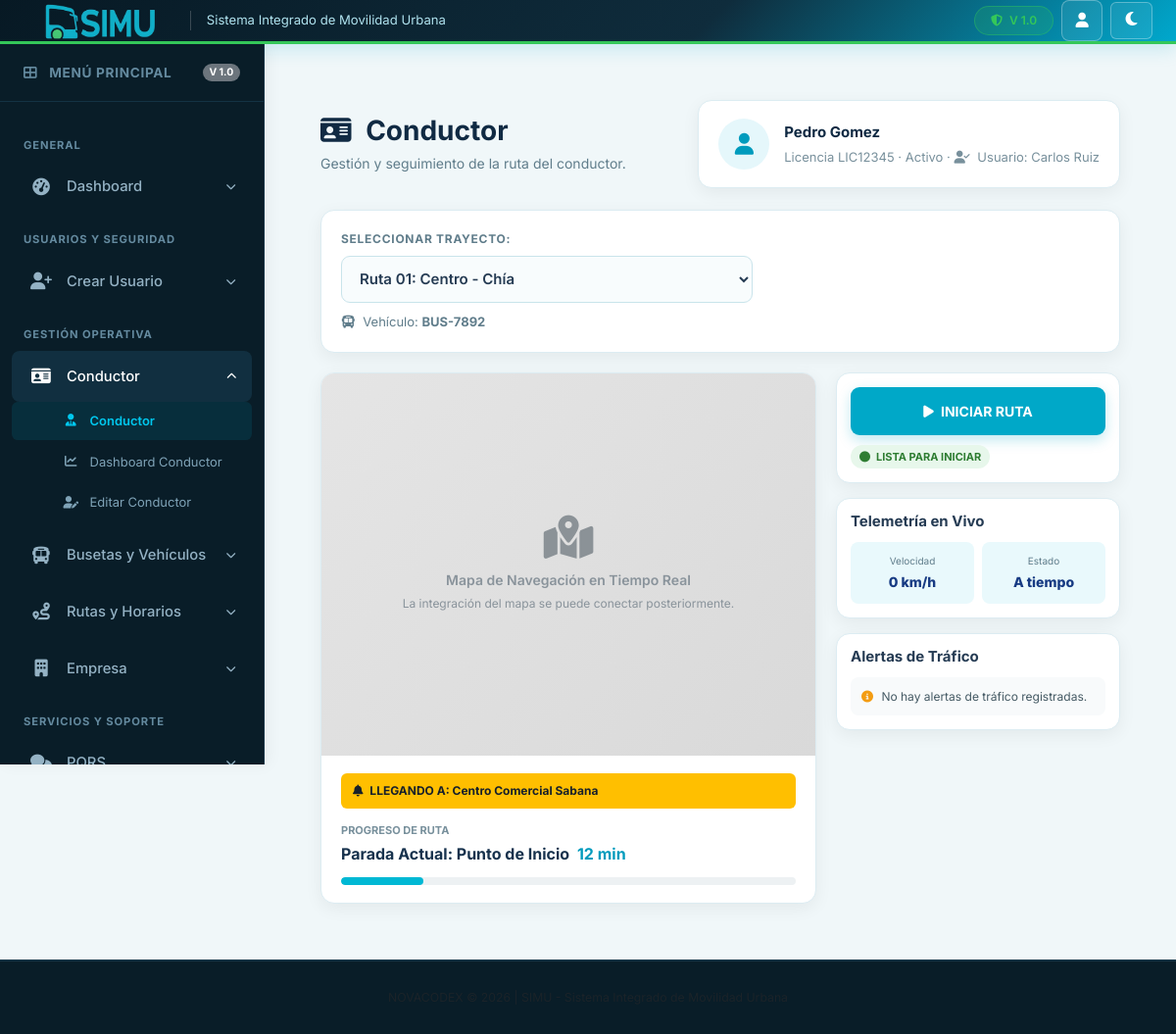
Screenshot of /index.php?pg=conductor with the database file from the repository.
### tables this page shows
CREATE TABLE `conductor` (
  `id_conductor` int(11) NOT NULL,
  `nombre` varchar(100) NOT NULL,
  `documento` varchar(30) DEFAULT NULL,
  `telefono` varchar(20) DEFAULT NULL,
  `correo` varchar(120) DEFAULT NULL,
  `licencia` varchar(50) NOT NULL,
  `tipo_licencia` varchar(30) DEFAULT NULL,
  `estado` varchar(20) DEFAULT 'Activo',
  `jornada` varchar(20) DEFAULT NULL,
  `id_usuario` int(11) DEFAULT NULL,
  `id_buseta` int(11) DEFAULT NULL,
  `id_empresa` int(11) DEFAULT NULL
);

### models/mcondu.php (called while the page is built, shortened)
<?php
class Mcondu extends Conexion
{
    public function obtenerConductor($idUsuario = null, $idConductor = null)
    {
        $con = $this->get_conexion();
        $sql = "
            SELECT
                c.id_conductor AS id,
                c.nombre,
                c.documento,
                c.telefono,
                c.correo,
                c.licencia,
                c.tipo_licencia AS tipoLicencia,
                c.estado,
                c.jornada,
                c.id_usuario,
                u.nombre AS usuario_nombre,
                u.apellidos AS usuario_apellidos,
                CONCAT(u.nombre, ' ', u.apellidos) AS usuario
            FROM conductor c
            LEFT JOIN usuario u ON c.id_usuario = u.id_usuario
        ";
        if ($idConductor !== null) {
            $sql .= " WHERE c.id_conductor = :idConductor LIMIT 1";
            $st = $con->prepare($sql);
            $st->execute([':idConductor' => $idConductor]);
        } else {
            $sql .= " WHERE c.id_usuario = :idUsuario LIMIT 1";
            $st = $con->prepare($sql);
            $st->execute([':idUsuario' => $idUsuario]);
        }
        $conductor = $st->fetch(PDO::FETCH_ASSOC);
        if (!$conductor) {
            return null;
        }
        $conductor['estado'] = $conductor['estado'] ?? 'Activo';
        return $conductor;
    }
    public function obtenerRutas()
    {
        return [
            [
                "id" => 1,
                "nombre" => "Ruta 01: Centro - Chía",
                "vehiculo" => "BUS-7892",
                "estado" => "Activo"
            ],
            [
                "id" => 2,
                "nombre" => "Ruta 02: Chía - Centro",
                "vehiculo" => "BUS-4567",
                "estado" => "Activo"
            ],
            [
                "id" => 3,
                "nombre" => "Ruta 03: Chía - Cajicá",
                "vehiculo" => "BUS-3210",
                "estado" => "Activo"
            ]
        ];
    }
}

### controllers/ccondu.php (called while the page is built, shortened)
<?php
require_once __DIR__ . '/../models/mcondu.php';
class Ccondu
{
    private $modelo;
    public function __construct()
    {
        $this->modelo = new Mcondu();
    }
    public function index()
    {
        $idUsuario = $_SESSION['id_usuario'] ?? null;
        $conductor = $this->modelo->obtenerConductor($idUsuario);
        if (!$conductor) {
            $conductor = $this->modelo->obtenerConductor(null, 1);
        }
        $rutas = $this->modelo->obtenerRutas();
        $rutaSeleccionada = $rutas[0];
        $rutaActiva = false;
        $estadoRuta = "LISTA PARA INICIAR";
        return [
            "conductor" => $conductor,
            "rutas" => $rutas,
            "rutaSeleccionada" => $rutaSeleccionada,
            "rutaActiva" => $rutaActiva,
            "estadoRuta" => $estadoRuta
        ];
    }
}

### views/vcondu.php (the view, shortened to what this page needs)
<?php
require_once __DIR__ . '/../controllers/ccondu.php';
$controladorConductor = new Ccondu();
$datosConductor = $controladorConductor->index();
$conductor = $datosConductor["conductor"];
$rutas = $datosConductor["rutas"];
$rutaSeleccionada = $datosConductor["rutaSeleccionada"];
?>
<div class="conductor-page">
    <div class="conductor-header">
        <div>
            <h1 class="conductor-title">
                <i class="fas fa-id-card me-2"></i>
                Conductor
            </h1>
            <p class="conductor-subtitle">
                Gestión y seguimiento de la ruta del conductor.
            </p>
        </div>
        <div class="conductor-info">
            <div class="conductor-avatar">
                <i class="fas fa-user"></i>
            </div>
            <div>
                <strong>
                    <?= htmlspecialchars($conductor["nombre"]); ?>
                </strong>
                <span>
                    Licencia <?= htmlspecialchars($conductor["licencia"]); ?>
                    ·
                    <?= htmlspecialchars($conductor["estado"]); ?>
                    <?php if (!empty($conductor["usuario"])) { ?>
                        ·
                        <i class="fas fa-user-check me-1"></i>
                        Usuario: <?= htmlspecialchars($conductor["usuario"]); ?>
                    <?php } ?>
                </span>
            </div>
        </div>
    </div>
    <div class="route-selector-card">
        <label
            for="rutaConductor"
            class="route-label"
        >
            Seleccionar trayecto:
        </label>
        <select
            id="rutaConductor"
            class="route-select"
        >
            <?php foreach ($rutas as $ruta) { ?>
                <option
                    value="<?= $ruta["id"]; ?>"
                    data-vehiculo="<?= htmlspecialchars($ruta["vehiculo"]); ?>"
                >
                    <?= htmlspecialchars($ruta["nombre"]); ?>
                </option>
            <?php } ?>
        </select>
        <div class="vehicle-info">
            <i class="fas fa-bus me-1"></i>
            Vehículo:
            <strong id="vehiculoRuta">
                <?= htmlspecialchars($rutaSeleccionada["vehiculo"]); ?>
            </strong>
        </div>
    </div>
    <div class="conductor-grid">
        <div class="map-card">
            <div class="map-placeholder">
                <i class="fas fa-map-marked-alt"></i>
                <strong>
                    Mapa de Navegación en Tiempo Real
                </strong>
                <span>
                    La integración del mapa se puede conectar posteriormente.
                </span>
            </div>
            <div class="route-progress">
                <div class="route-progress-title">
                    <i class="fas fa-bell me-1"></i>
                    LLEGANDO A: Centro Comercial Sabana
                </div>
                <div class="progress-label">
                    Progreso de ruta
                </div>
                <div class="current-stop">
                    Parada Actual: Punto de Inicio
                    <span class="time-remaining">
                        12 min
                    </span>
                </div>
                <div class="progress-bar-container">
                    <div class="progress-bar-value"></div>
                </div>
            </div>
        </div>
        <div>
            <div class="side-card">
                <button
                    type="button"
                    id="btnRuta"
                    class="route-action start"
                >
                    <i
                        id="iconoRuta"
                        class="fas fa-play me-1"
                    ></i>
                    <span id="textoRuta">
                        INICIAR RUTA
                    </span>
                </button>
                <div
                    id="estadoRuta"
                    class="route-status"
                >
                    <i class="fas fa-circle"></i>
                    <span>
                        LISTA PARA INICIAR
                    </span>
                </div>
            </div>
            <div class="side-card">
                <h3 class="side-title">
                    Telemetría en Vivo
                </h3>
                <div class="telemetry-grid">
                    <div class="telemetry-item">
                        <span class="telemetry-label">
                            Velocidad
                        </span>
                        <span class="telemetry-value">
                            0 km/h
                        </span>
                    </div>
                    <div class="telemetry-item">
                        <span class="telemetry-label">
                            Estado
                        </span>
                        <span
                            class="telemetry-value"
                            id="estadoTiempo"
                        >
                            A tiempo
                        </span>
                    </div>
                </div>
            </div>
            <div class="side-card">
                <h3 class="side-title">
                    Alertas de Tráfico
                </h3>
                <div class="alert-box">
                    <i class="fas fa-info-circle"></i>
                    No hay alertas de tráfico registradas.
                </div>
            </div>
        </div>
    </div>
</div>

### css/menu.css (style rules this page uses)
:root { --sidebar-width: 270px; --sidebar-collapsed-width: 70px; --sidebar-bg: #091d28; --sidebar-bg-hover: #143547; --sidebar-active-bg: linear-gradient( 135deg, #00a8cd 0%, #0084a5 100% ); --sidebar-text: #94b2c4; --sidebar-text-active: #ffffff; --sidebar-border: #133344; --accent-color: #00a8cd; }

### css/style.css (style rules this page uses)
:root { --simu-cyan: #00a8cd; --simu-cyan-dark: #0084a5; --simu-cyan-light: #e6f6f9; --simu-green: #34c759; --simu-green-dark: #28a745; --simu-dark-bg: #091d28; --simu-dark-card: #123344; --simu-text-dark: #0f172a; --simu-text-muted: #64748b; --simu-body-bg: #f0f7f9; }
body { font-family: 'Inter', system-ui, -apple-system, sans-serif; background-color: var(--simu-body-bg); color: var(--simu-text-dark); margin: 0; padding: 0; display: flex; flex-direction: column; min-height: 100vh; }
body, .main-content, .registration-container, .reg-header .brand-title, .reg-header .main-logo, .input-group label, .input-group input, .input-group select, .password-wrapper input, .eye-toggle, .strength-meter, #strengthText, .success-desc, .btn-link, .text-dark, .text-muted, .stat-card, .dash-table-card, .dash-title, .stat-value, .dash-table-header h3 { transition: background-color 0.4s ease, color 0.4s ease, border-color 0.4s ease, box-shadow 0.4s ease; }

### rows the page displays
conductor: nombre "Pedro Gomez", licencia "LIC12345", estado "Activo"

### other values shown
$conductor["usuario"] "Carlos Ruiz"
$rutaSeleccionada["vehiculo"] "BUS-7892"
form field value "Ruta 01: Centro - Chía"
